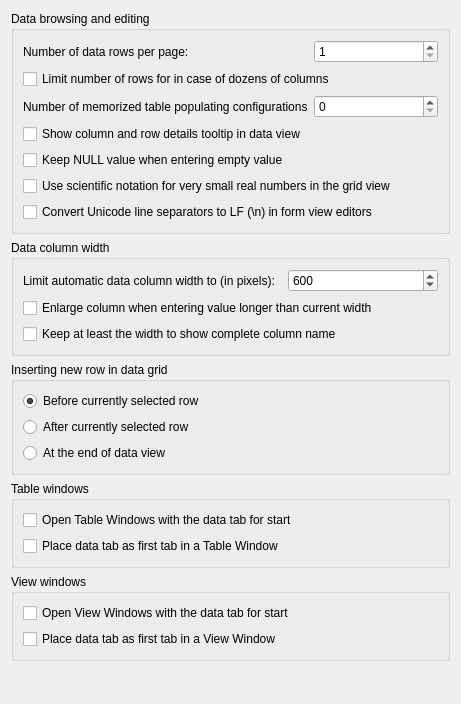
             <widget class="QWidget" name="dataBrowsingScrollAreaContents">
              <property name="geometry">
               <rect>
                <x>0</x>
                <y>0</y>
                <width>461</width>
                <height>704</height>
               </rect>
              </property>
              <layout class="QVBoxLayout" name="verticalLayout_34">
               <item>
                <widget class="QGroupBox" name="dataBrowsingGroup">
                 <property name="title">
                  <string>Data browsing and editing</string>
                 </property>
                 <layout class="QGridLayout" name="gridLayout_2">
                  <item row="0" column="2">
                   <widget class="QSpinBox" name="rowsPerPageSpin">
                    <property name="maximumSize">
                     <size>
                      <width>150</width>
                      <height>16777215</height>
                     </size>
                    </property>
                    <property name="minimum">
                     <number>1</number>
                    </property>
                    <property name="maximum">
                     <number>99999</number>
                    </property>
                    <property name="cfg" stdset="0">
                     <string notr="true">General.NumberOfRowsPerPage</string>
                    </property>
                   </widget>
                  </item>
                  <item row="5" column="0" colspan="3">
                   <widget class="QCheckBox" name="useSciFormatForDoublesCheck">
                    <property name="toolTip">
                     <string>&lt;html&gt;&lt;head/&gt;&lt;body&gt;&lt;p&gt;When enabled, SQLiteStudio automatically switches to scientific notation for very small real numbers (e.g. &lt;span style=&quot; font-style:italic;&quot;&gt;5.3e-21&lt;/span&gt;).&lt;br/&gt;Decimal notation is used for values whose magnitude allows a readable decimal representation.&lt;/p&gt;&lt;p&gt;When disabled, real numbers are always displayed using decimal notation, even if this results in very long fractional parts.&lt;/p&gt;&lt;/body&gt;&lt;/html&gt;</string>
                    </property>
                    <property name="text">
                     <string>Use scientific notation for very small real numbers in the grid view</string>
                    </property>
                    <property name="cfg" stdset="0">
                     <string notr="true">General.UseSciFormatForDoubles</string>
                    </property>
                   </widget>
                  </item>
                  <item row="0" column="0" colspan="2">
                   <widget class="QLabel" name="rowsPerPageLabel">
                    <property name="text">
                     <string>Number of data rows per page:</string>
                    </property>
                   </widget>
                  </item>
                  <item row="2" column="2">
                   <widget class="QSpinBox" name="memPopulConfigsCheck">
                    <property name="toolTip">
                     <string>&lt;p&gt;Maximum number of configurations of Populate Table dialog stored in configuration. Value of 100 should be sufficient.&lt;/p&gt;</string>
                    </property>
                    <property name="maximum">
                     <number>999999</number>
                    </property>
                    <property name="cfg" stdset="0">
                     <string notr="true">General.PopulateHistorySize</string>
                    </property>
                   </widget>
                  </item>
                  <item row="3" column="0" colspan="3">
                   <widget class="QCheckBox" name="tolltipInDataViewCheck">
                    <property name="toolTip">
                     <string>&lt;p&gt;When this is enabled and user holds mouse pointer over a cell in any data view (query results, a table data, a view data) a tooltip will appear with details about the cell - it includes details like column data type, constraints, ROWID and others.&lt;/p&gt;</string>
                    </property>
                    <property name="text">
                     <string>Show column and row details tooltip in data view</string>
                    </property>
                    <property name="cfg" stdset="0">
                     <string notr="true">General.ShowDataViewTooltips</string>
                    </property>
                   </widget>
                  </item>
                  <item row="2" column="0" colspan="2">
                   <widget class="QLabel" name="memPopulConfigsLabel">
                    <property name="toolTip">
                     <string>&lt;p&gt;Maximum number of configurations of Populate Table dialog stored in configuration. Value of 100 should be sufficient.&lt;/p&gt;</string>
                    </property>
                    <property name="text">
                     <string>Number of memorized table populating configurations</string>
                    </property>
                   </widget>
                  </item>
                  <item row="6" column="0" colspan="3">
                   <widget class="QCheckBox" name="useLfForMultilineBox">
                    <property name="toolTip">
                     <string>&lt;html&gt;&lt;head/&gt;&lt;body&gt;&lt;p&gt;Converts Unicode line separators (U+2028, U+2029) to the standard LF (&lt;span style=&quot; font-family:'monospace';&quot;&gt;\n&lt;/span&gt;) character when editing text in form view editor.&lt;/p&gt;&lt;p&gt;Disable to preserve the original characters.&lt;/p&gt;&lt;/body&gt;&lt;/html&gt;</string>
                    </property>
                    <property name="text">
                     <string>Convert Unicode line separators to LF (\n) in form view editors</string>
                    </property>
                    <property name="cfg" stdset="0">
                     <string>General.UseLfForMultilineEditors</string>
                    </property>
                   </widget>
                  </item>
                  <item row="1" column="0" colspan="3">
                   <widget class="QCheckBox" name="limitColumnsVsRowsCheck">
                    <property name="toolTip">
                     <string>&lt;html&gt;&lt;head/&gt;&lt;body&gt;&lt;p&gt;If query results contain dozens (or hundreds) of columns, it is more likely that it will exhaust free memory of your computer by loading several gigabytes of data at once. SQLiteStudio may try to limit number of results displayed on one page in such cases to protect your computer. If you know that you don't work with big values in database, you can disable this limit and you will always see as many rows as defined per page.&lt;/p&gt;&lt;/body&gt;&lt;/html&gt;</string>
                    </property>
                    <property name="text">
                     <string>Limit number of rows for in case of dozens of columns</string>
                    </property>
                    <property name="cfg" stdset="0">
                     <string notr="true">General.LimitRowsForManyColumns</string>
                    </property>
                   </widget>
                  </item>
                  <item row="4" column="0" colspan="3">
                   <widget class="QCheckBox" name="keepNullWhenEmptyCheck">
                    <property name="toolTip">
                     <string>&lt;p&gt;When editing a cell which used to have NULL value and entering empty string as new value, then this option determinates whether the new value should remain NULL (have this option enabled), or should it be overwritten with empty string value (have this option disabled).&lt;/p&gt;</string>
                    </property>
                    <property name="text">
                     <string>Keep NULL value when entering empty value</string>
                    </property>
                    <property name="cfg" stdset="0">
                     <string notr="true">General.KeepNullWhenEmptyValue</string>
                    </property>
                   </widget>
                  </item>
                 </layout>
                </widget>
               </item>
               <item>
                <widget class="QGroupBox" name="dataColumnWdGroup">
                 <property name="title">
                  <string>Data column width</string>
                 </property>
                 <layout class="QGridLayout" name="gridLayout_9">
                  <item row="1" column="0" colspan="2">
                   <widget class="QCheckBox" name="enlargeColumnCheck">
                    <property name="toolTip">
                     <string>&lt;html&gt;&lt;head/&gt;&lt;body&gt;&lt;p&gt;When user enters new value into column and the value is bigger than the current column width, the application will enlarge the column to fit the new value, but not wider than the limit defined in the option above.&lt;/p&gt;&lt;/body&gt;&lt;/html&gt;</string>
                    </property>
                    <property name="text">
                     <string>Enlarge column when entering value longer than current width</string>
                    </property>
                    <property name="cfg" stdset="0">
                     <string notr="true">General.EnlargeColumnForValue</string>
                    </property>
                   </widget>
                  </item>
                  <item row="0" column="1">
                   <widget class="QSpinBox" name="initColWidthLimitSpin">
                    <property name="maximumSize">
                     <size>
                      <width>150</width>
                      <height>16777215</height>
                     </size>
                    </property>
                    <property name="toolTip">
                     <string>&lt;p&gt;When the data is read into grid view columns width is automatically adjusted. This value limits the initial width for the adjustment, but user can still resize the column manually over this limit.&lt;/p&gt;</string>
                    </property>
                    <property name="minimum">
                     <number>10</number>
                    </property>
                    <property name="maximum">
                     <number>99999</number>
                    </property>
                    <property name="value">
                     <number>600</number>
                    </property>
                    <property name="cfg" stdset="0">
                     <string notr="true">General.MaxInitialColumnWith</string>
                    </property>
                   </widget>
                  </item>
                  <item row="0" column="0">
                   <widget class="QLabel" name="initColWidthLimitLabel">
                    <property name="toolTip">
                     <string>&lt;html&gt;&lt;head/&gt;&lt;body&gt;&lt;p&gt;When the data is read into grid view columns width is automatically adjusted. This value limits the initial width for the adjustment, but user can still resize the column manually over this limit. This value is also used when enlarging column upon new, longer value entered by the user (see option below).&lt;/p&gt;&lt;/body&gt;&lt;/html&gt;</string>
                    </property>
                    <property name="text">
                     <string>Limit automatic data column width to (in pixels):</string>
                    </property>
                   </widget>
                  </item>
                  <item row="2" column="0" colspan="2">
                   <widget class="QCheckBox" name="keepColNameCheck">
                    <property name="toolTip">
                     <string>&lt;html&gt;&lt;head/&gt;&lt;body&gt;&lt;p&gt;Initial width of data columns will be set to at least show complete name of the column in the header. This can still be overwritten by the initial limit of column width specified in pixels (the setting above).&lt;/p&gt;&lt;/body&gt;&lt;/html&gt;</string>
                    </property>
                    <property name="text">
                     <string>Keep at least the width to show complete column name</string>
                    </property>
                    <property name="cfg" stdset="0">
                     <string notr="true">General.ColumnWidthForName</string>
                    </property>
                   </widget>
                  </item>
                 </layout>
                </widget>
               </item>
               <item>
                <widget class="QGroupBox" name="insertRowPlacementGroup">
                 <property name="title">
                  <string>Inserting new row in data grid</string>
                 </property>
                 <layout class="QVBoxLayout" name="verticalLayout_33">
                  <item>
                   <widget class="ConfigRadioButton" name="insertRowBeforeRadio">
                    <property name="text">
                     <string>Before currently selected row</string>
                    </property>
                    <property name="checked">
                     <bool>true</bool>
                    </property>
                    <property name="assignedValue" stdset="0">
                     <number>0</number>
                    </property>
                    <property name="cfg" stdset="0">
                     <string notr="true">General.InsertRowPlacement</string>
                    </property>
                   </widget>
                  </item>
                  <item>
                   <widget class="ConfigRadioButton" name="insertRowAfterRadio">
                    <property name="text">
                     <string>After currently selected row</string>
                    </property>
                    <property name="assignedValue" stdset="0">
                     <number>1</number>
                    </property>
                    <property name="cfg" stdset="0">
                     <string notr="true">General.InsertRowPlacement</string>
                    </property>
                   </widget>
                  </item>
                  <item>
                   <widget class="ConfigRadioButton" name="insertRowAtEndRadio">
                    <property name="text">
                     <string>At the end of data view</string>
                    </property>
                    <property name="assignedValue" stdset="0">
                     <number>2</number>
                    </property>
                    <property name="cfg" stdset="0">
                     <string notr="true">General.InsertRowPlacement</string>
                    </property>
                   </widget>
                  </item>
                 </layout>
                </widget>
               </item>
               <item>
                <widget class="QGroupBox" name="tableWinGroup">
                 <property name="title">
                  <string>Table windows</string>
                 </property>
                 <layout class="QVBoxLayout" name="verticalLayout_18">
                  <item>
                   <widget class="QCheckBox" name="openTablesOnDataCheck">
                    <property name="toolTip">
                     <string>&lt;p&gt;When enabled, Table Windows will show up with the data tab, instead of the structure tab.&lt;/p&gt;</string>
                    </property>
                    <property name="text">
                     <string>Open Table Windows with the data tab for start</string>
                    </property>
                    <property name="cfg" stdset="0">
                     <string notr="true">General.OpenTablesOnData</string>
                    </property>
                   </widget>
                  </item>
                  <item>
                   <widget class="QCheckBox" name="dataTabInTableAsFirstCheck">
                    <property name="toolTip">
                     <string>&lt;p&gt;When enabled the &quot;Data&quot; tab will be placed as first tab in every Table Window, instead of being at second place.&lt;/p&gt;</string>
                    </property>
                    <property name="text">
                     <string>Place data tab as first tab in a Table Window</string>
                    </property>
                    <property name="cfg" stdset="0">
                     <string notr="true">General.DataTabAsFirstInTables</string>
                    </property>
                   </widget>
                  </item>
                 </layout>
                </widget>
               </item>
               <item>
                <widget class="QGroupBox" name="viewWinGroup">
                 <property name="title">
                  <string>View windows</string>
                 </property>
                 <layout class="QVBoxLayout" name="verticalLayout_19">
                  <item>
                   <widget class="QCheckBox" name="openViewsOnDataCheck">
                    <property name="toolTip">
                     <string>&lt;p&gt;When enabled, View Windows will show up with the data tab, instead of the structure tab.&lt;/p&gt;</string>
                    </property>
                    <property name="text">
                     <string>Open View Windows with the data tab for start</string>
                    </property>
                    <property name="cfg" stdset="0">
                     <string notr="true">General.OpenViewsOnData</string>
                    </property>
                   </widget>
                  </item>
                  <item>
                   <widget class="QCheckBox" name="dataTabInViewAsFirstCheck">
                    <property name="toolTip">
                     <string>&lt;p&gt;When enabled the &quot;Data&quot; tab will be placed as first tab in every View Window, instead of being at second place.&lt;/p&gt;</string>
                    </property>
                    <property name="text">
                     <string>Place data tab as first tab in a View Window</string>
                    </property>
                    <property name="cfg" stdset="0">
                     <string notr="true">General.DataTabAsFirstInViews</string>
                    </property>
                   </widget>
                  </item>
                 </layout>
                </widget>
               </item>
               <item>
                <spacer name="verticalSpacer_6">
                 <property name="orientation">
                  <enum>Qt::Orientation::Vertical</enum>
                 </property>
                 <property name="sizeHint" stdset="0">
                  <size>
                   <width>20</width>
                   <height>40</height>
                  </size>
                 </property>
                </spacer>
               </item>
              </layout>
             </widget>
